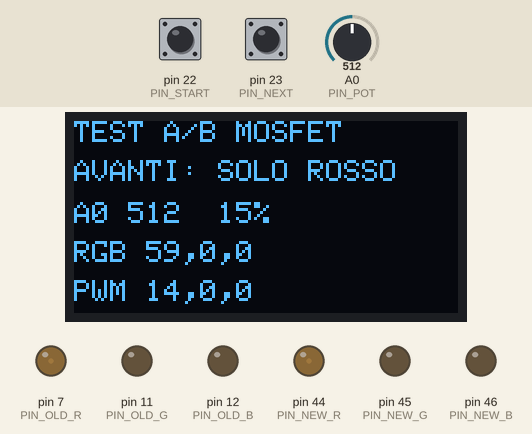
Simulated run of this sketch. Board: Arduino Mega 2560, built with avr-gcc and run on an emulated ATmega2560. On the bench: 128×64 one-colour display, output pins drawn as LEDs (lit = HIGH). The inputs (shaded band) are chosen by the test bench; at power-on: A0 (PIN_POT) = 512, pin 22 (PIN_START) HIGH, pin 23 (PIN_NEXT) HIGH. What the sketch prints to the serial monitor is not drawn.

Above: at 1.2 s.
1.3 s: A0 (PIN_POT) set to 306
At 2.4 s:
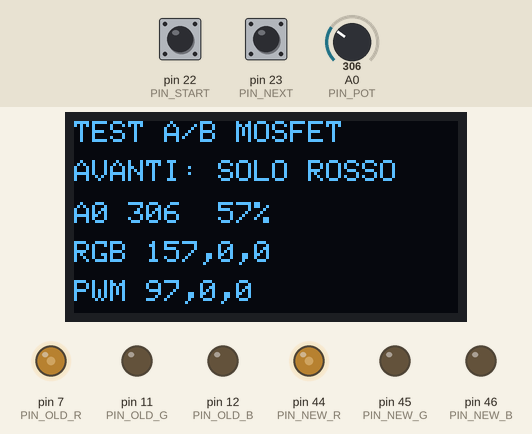
3.0 s: pin 22 (PIN_START) pulled LOW for 0.15 s
At 4.0 s:
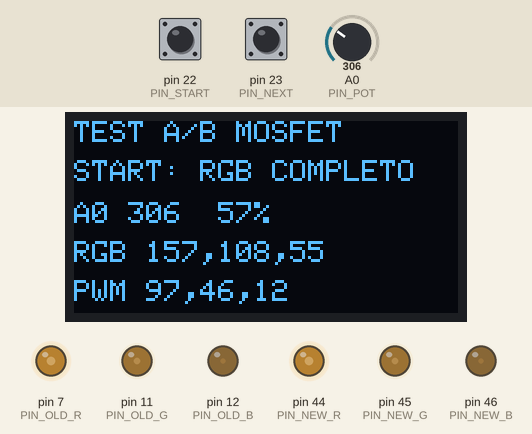
4.6 s: A0 (PIN_POT) set to 170
At 5.2 s:
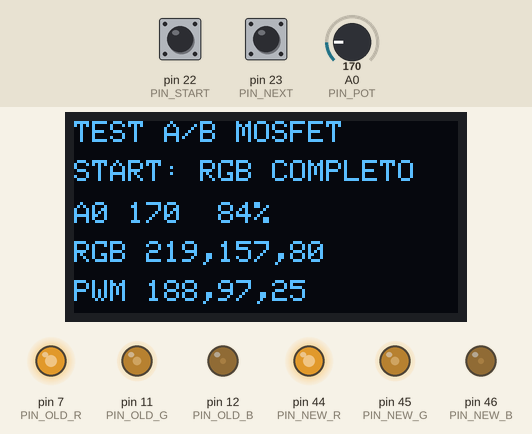
6.4 s: pin 23 (PIN_NEXT) pulled LOW for 0.15 s
At 7.2 s:
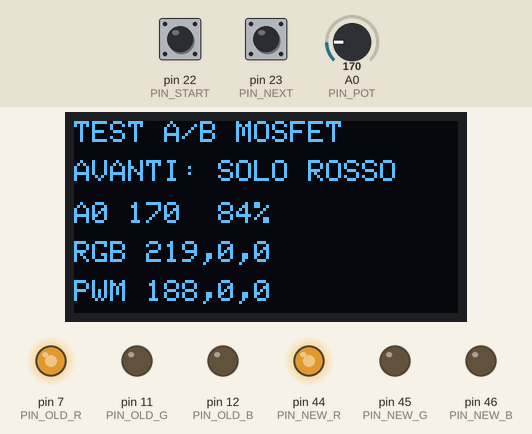
8.0 s: A0 (PIN_POT) set to 122
At 9.2 s:
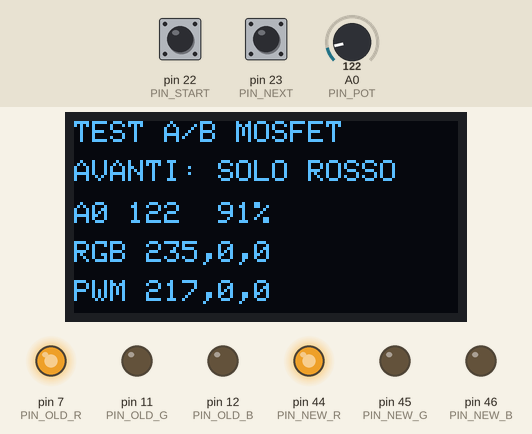
9.7 s: pin 22 (PIN_START) pulled LOW for 1 s
At 10.9 s:
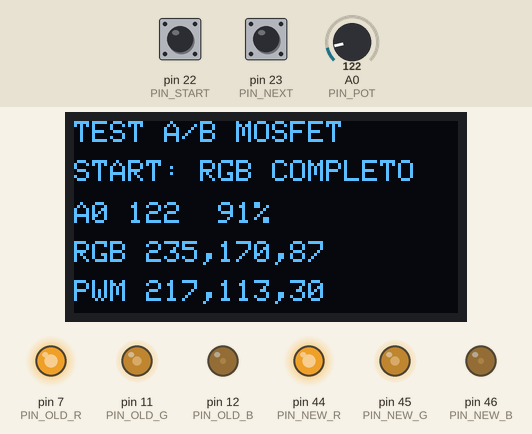
Timing chart, 0 to 12.7 s (numbered marks = the images above; inputs shaded):
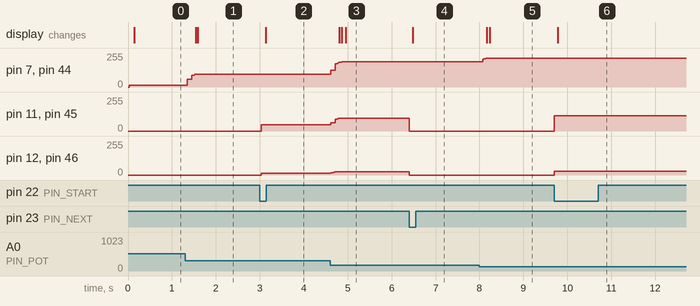

Measured:
- after the input at 1.3 s, pin 7 (PIN_OLD_R), pin 44 (PIN_NEW_R): 14/255 → 57/255 at once, → 97/255 0.11 s later; the display: first changes after 0.24 s (image 1 shows a later state)
- after the input at 3.0 s, pin 11 (PIN_OLD_G), pin 45 (PIN_NEW_G): 0/255 → 46/255 at once; pin 12 (PIN_OLD_B), pin 46 (PIN_NEW_B): 0/255 → 12/255 at once; the display: changes after 0.13 s (image 2)
- after the input at 4.6 s, pin 7 (PIN_OLD_R): 97/255 → 126/255 at once, → 188/255 0.10 s later; pin 11 (PIN_OLD_G): 46/255 → 62/255 at once, → 97/255 0.10 s later
- after the input at 6.4 s, pin 11 (PIN_OLD_G), pin 45 (PIN_NEW_G): 97/255 → 0/255 at once; pin 12 (PIN_OLD_B), pin 46 (PIN_NEW_B): 25/255 → 0/255 at once; the display: changes after 0.08 s (image 4)
- after the input at 8.0 s, pin 7 (PIN_OLD_R), pin 44 (PIN_NEW_R): 188/255 → 217/255 after 0.07 s; the display: first changes after 0.17 s (image 5 shows a later state)
- after the input at 9.7 s, pin 11 (PIN_OLD_G), pin 45 (PIN_NEW_G): 0/255 → 113/255 at once; pin 12 (PIN_OLD_B), pin 46 (PIN_NEW_B): 0/255 → 30/255 at once; the display: changes after 0.08 s (image 6)

The sketch:

test-mosfet-alba.ino
```cpp
/*
  TEST A/B MOSFET RGB - Arduino Mega 2560
  ---------------------------------------
  Confronto simultaneo, a parita' di algoritmo:
    TRAMONTO = vecchia scheda MOSFET: D7, D11, D12
    ALBA     = nuova scheda MOSFET:   D44, D45, D46
    A0       = potenziometro
    D23      = AVANTI -> modalita' SOLO ROSSO
    D22      = START  -> modalita' RGB COMPLETO
    OLED I2C 128x64, 0x3C

  Il potenziometro varia continuamente:
    SOLO ROSSO: rosso tenue -> rosso pieno
    RGB: arancio tenue -> bianco caldo luminoso

  Entrambe le strisce ricevono SEMPRE gli stessi valori logici e lo stesso
  algoritmo: PWM hardware 8 bit + gamma 2.0, SENZA dithering temporale.
*/

#include <Arduino.h>
#include <Wire.h>
#include <Adafruit_GFX.h>
#include <Adafruit_SSD1306.h>

const uint8_t PIN_OLD_R = 7;
const uint8_t PIN_OLD_G = 11;
const uint8_t PIN_OLD_B = 12;
const uint8_t PIN_NEW_R = 44;
const uint8_t PIN_NEW_G = 45;
const uint8_t PIN_NEW_B = 46;

const uint8_t PIN_START = 22;
const uint8_t PIN_NEXT  = 23;
const uint8_t PIN_POT   = A0;

const int POT_RAW_MAX = 680;
const bool PWM_INVERTED = false;

const uint8_t OLED_ADDR = 0x3C;
Adafruit_SSD1306 display(128, 64, &Wire, -1);
bool oledPresente = false;

enum Modalita { SOLO_ROSSO, RGB_COMPLETO };
Modalita modalita = SOLO_ROSSO;

// Estremi logici RGB del test completo.
const uint8_t LOW_R  = 24;
const uint8_t LOW_G  = 5;
const uint8_t LOW_B  = 0;
const uint8_t HIGH_R = 255;
const uint8_t HIGH_G = 185;
const uint8_t HIGH_B = 95;

uint8_t gamma2(uint8_t value) {
  uint32_t squared = (uint32_t)value * value;
  return (uint8_t)((squared * 255UL + 32512UL) / 65025UL);
}

void pwmWrite(uint8_t pin, uint8_t logical) {
  uint8_t physical = gamma2(logical);
  analogWrite(pin, PWM_INVERTED ? 255 - physical : physical);
}

uint8_t interpola(uint8_t a, uint8_t b, uint16_t x) {
  return a + ((long)(b - a) * x + 500L) / 1000L;
}

void scriviEntrambe(uint8_t r, uint8_t g, uint8_t b) {
  // Stessi identici valori, nello stesso loop, ai vecchi e ai nuovi MOSFET.
  pwmWrite(PIN_OLD_R, r);
  pwmWrite(PIN_NEW_R, r);
  pwmWrite(PIN_OLD_G, g);
  pwmWrite(PIN_NEW_G, g);
  pwmWrite(PIN_OLD_B, b);
  pwmWrite(PIN_NEW_B, b);
}

bool pressione(uint8_t pin) {
  static bool precStart = HIGH, precNext = HIGH;
  bool ora = digitalRead(pin);
  bool &prec = (pin == PIN_START) ? precStart : precNext;
  bool evento = (prec == HIGH && ora == LOW);
  prec = ora;
  return evento;
}

void setup() {
  const uint8_t uscite[] = {PIN_OLD_R,PIN_OLD_G,PIN_OLD_B,PIN_NEW_R,PIN_NEW_G,PIN_NEW_B};
  for (uint8_t i=0; i<6; i++) {
    pinMode(uscite[i], OUTPUT);
    analogWrite(uscite[i], 0);
  }
  pinMode(PIN_START, INPUT_PULLUP);
  pinMode(PIN_NEXT, INPUT_PULLUP);

  Serial.begin(115200);
  Wire.begin();
#if defined(WIRE_HAS_TIMEOUT)
  Wire.setWireTimeout(25000UL, true);
#endif
  Wire.beginTransmission(OLED_ADDR);
  if (Wire.endTransmission() == 0)
    oledPresente = display.begin(SSD1306_SWITCHCAPVCC, OLED_ADDR);
}

void loop() {
  static int filtrato = -1;
  static unsigned long ultimoOled = 0;
  static unsigned long ultimoTasto = 0;

  if (millis() - ultimoTasto > 180) {
    if (pressione(PIN_NEXT)) {
      modalita = SOLO_ROSSO;
      ultimoTasto = millis();
    }
    if (pressione(PIN_START)) {
      modalita = RGB_COMPLETO;
      ultimoTasto = millis();
    }
  }

  int raw = constrain(analogRead(PIN_POT), 0, POT_RAW_MAX);
  if (filtrato < 0) filtrato = raw;
  filtrato = (filtrato * 7 + raw) / 8;

  // Potenziometro fisicamente invertito: raw basso = luminosita' alta.
  int invertito = POT_RAW_MAX - filtrato;
  uint16_t x = (uint32_t)invertito * 1000UL / POT_RAW_MAX;
  uint32_t xx = x;
  uint16_t smooth = (uint16_t)((xx * xx * (3000UL - 2UL * xx)) / 1000000UL);

  uint8_t r, g, b;
  if (modalita == SOLO_ROSSO) {
    // Parte da un rosso logico basso ma visibile e arriva al 100%.
    r = interpola(24, 255, smooth);
    g = 0;
    b = 0;
  } else {
    r = interpola(LOW_R, HIGH_R, smooth);
    g = interpola(LOW_G, HIGH_G, smooth);
    b = interpola(LOW_B, HIGH_B, smooth);
  }

  scriviEntrambe(r, g, b);

  if (millis() - ultimoOled >= 100) {
    ultimoOled = millis();
    uint8_t pr=gamma2(r), pg=gamma2(g), pb=gamma2(b);

    Serial.print(modalita == SOLO_ROSSO ? F("ROSSO") : F("RGB"));
    Serial.print(F(" A0=")); Serial.print(filtrato);
    Serial.print(F(" RGB=")); Serial.print(r); Serial.print(',');
    Serial.print(g); Serial.print(','); Serial.print(b);
    Serial.print(F(" PWM=")); Serial.print(pr); Serial.print(',');
    Serial.print(pg); Serial.print(','); Serial.println(pb);

    if (oledPresente) {
      display.clearDisplay();
      display.setTextColor(SSD1306_WHITE);
      display.setTextSize(1);
      display.setCursor(0,0); display.print(F("TEST A/B MOSFET"));
      display.setCursor(0,13);
      display.print(modalita == SOLO_ROSSO ? F("AVANTI: SOLO ROSSO") : F("START: RGB COMPLETO"));
      display.setCursor(0,27); display.print(F("A0 ")); display.print(filtrato);
      display.print(F("  ")); display.print((smooth+5)/10); display.print('%');
      display.setCursor(0,40); display.print(F("RGB "));
      display.print(r); display.print(','); display.print(g); display.print(','); display.print(b);
      display.setCursor(0,53); display.print(F("PWM "));
      display.print(pr); display.print(','); display.print(pg); display.print(','); display.print(pb);
      display.display();
    }
  }

  delay(5);
}
```
